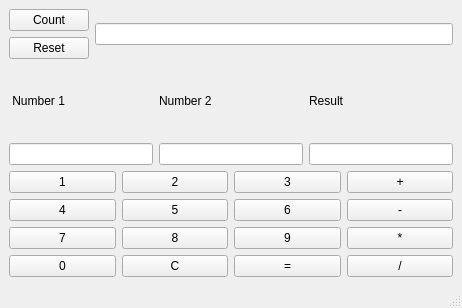
<?xml version="1.0" encoding="UTF-8"?>
<ui version="4.0">
 <class>MainWindow</class>
 <widget class="QMainWindow" name="MainWindow">
  <property name="geometry">
   <rect>
    <x>0</x>
    <y>0</y>
    <width>462</width>
    <height>308</height>
   </rect>
  </property>
  <property name="windowTitle">
   <string>MainWindow</string>
  </property>
  <widget class="QWidget" name="centralwidget">
   <layout class="QHBoxLayout" name="horizontalLayout_2">
    <item>
     <layout class="QVBoxLayout" name="verticalLayout_3">
      <item>
       <layout class="QHBoxLayout" name="horizontalLayout">
        <item>
         <layout class="QVBoxLayout" name="verticalLayout">
          <item>
           <widget class="QPushButton" name="count">
            <property name="text">
             <string>Count</string>
            </property>
           </widget>
          </item>
          <item>
           <widget class="QPushButton" name="reset">
            <property name="text">
             <string>Reset</string>
            </property>
           </widget>
          </item>
         </layout>
        </item>
        <item>
         <widget class="QLineEdit" name="counterWindow"/>
        </item>
       </layout>
      </item>
      <item>
       <layout class="QVBoxLayout" name="verticalLayout_2">
        <item>
         <layout class="QGridLayout" name="gridLayout_2">
          <item row="1" column="0">
           <widget class="QLineEdit" name="num1"/>
          </item>
          <item row="1" column="2">
           <widget class="QLineEdit" name="result"/>
          </item>
          <item row="1" column="1">
           <widget class="QLineEdit" name="num2"/>
          </item>
          <item row="0" column="0">
           <widget class="QLabel" name="label">
            <property name="text">
             <string> Number 1</string>
            </property>
           </widget>
          </item>
          <item row="0" column="1">
           <widget class="QLabel" name="label_2">
            <property name="text">
             <string>Number 2</string>
            </property>
           </widget>
          </item>
          <item row="0" column="2">
           <widget class="QLabel" name="label_3">
            <property name="text">
             <string>Result</string>
            </property>
           </widget>
          </item>
         </layout>
        </item>
        <item>
         <layout class="QGridLayout" name="gridLayout">
          <item row="2" column="2">
           <widget class="QPushButton" name="B9">
            <property name="text">
             <string>9</string>
            </property>
           </widget>
          </item>
          <item row="0" column="1">
           <widget class="QPushButton" name="B2">
            <property name="text">
             <string>2</string>
            </property>
           </widget>
          </item>
          <item row="2" column="3">
           <widget class="QPushButton" name="product">
            <property name="text">
             <string>*</string>
            </property>
           </widget>
          </item>
          <item row="1" column="0">
           <widget class="QPushButton" name="B4">
            <property name="text">
             <string>4</string>
            </property>
           </widget>
          </item>
          <item row="1" column="1">
           <widget class="QPushButton" name="B5">
            <property name="text">
             <string>5</string>
            </property>
           </widget>
          </item>
          <item row="0" column="3">
           <widget class="QPushButton" name="add">
            <property name="text">
             <string>+</string>
            </property>
           </widget>
          </item>
          <item row="1" column="2">
           <widget class="QPushButton" name="B6">
            <property name="text">
             <string>6</string>
            </property>
           </widget>
          </item>
          <item row="1" column="3">
           <widget class="QPushButton" name="subtract">
            <property name="text">
             <string>-</string>
            </property>
           </widget>
          </item>
          <item row="2" column="1">
           <widget class="QPushButton" name="B8">
            <property name="text">
             <string>8</string>
            </property>
           </widget>
          </item>
          <item row="0" column="2">
           <widget class="QPushButton" name="B3">
            <property name="text">
             <string>3</string>
            </property>
           </widget>
          </item>
          <item row="2" column="0">
           <widget class="QPushButton" name="B7">
            <property name="text">
             <string>7</string>
            </property>
           </widget>
          </item>
          <item row="0" column="0">
           <widget class="QPushButton" name="B1">
            <property name="text">
             <string>1</string>
            </property>
           </widget>
          </item>
          <item row="3" column="0">
           <widget class="QPushButton" name="B0">
            <property name="text">
             <string>0</string>
            </property>
           </widget>
          </item>
          <item row="3" column="1">
           <widget class="QPushButton" name="clear">
            <property name="text">
             <string>C</string>
            </property>
           </widget>
          </item>
          <item row="3" column="2">
           <widget class="QPushButton" name="equals">
            <property name="text">
             <string>=</string>
            </property>
           </widget>
          </item>
          <item row="3" column="3">
           <widget class="QPushButton" name="divide">
            <property name="text">
             <string>/</string>
            </property>
           </widget>
          </item>
         </layout>
        </item>
       </layout>
      </item>
     </layout>
    </item>
   </layout>
  </widget>
  <widget class="QStatusBar" name="statusbar"/>
  <widget class="QMenuBar" name="menuBar">
   <property name="geometry">
    <rect>
     <x>0</x>
     <y>0</y>
     <width>462</width>
     <height>22</height>
    </rect>
   </property>
  </widget>
  <action name="actionExit">
   <property name="text">
    <string>Exit</string>
   </property>
  </action>
 </widget>
 <resources/>
 <connections/>
</ui>
